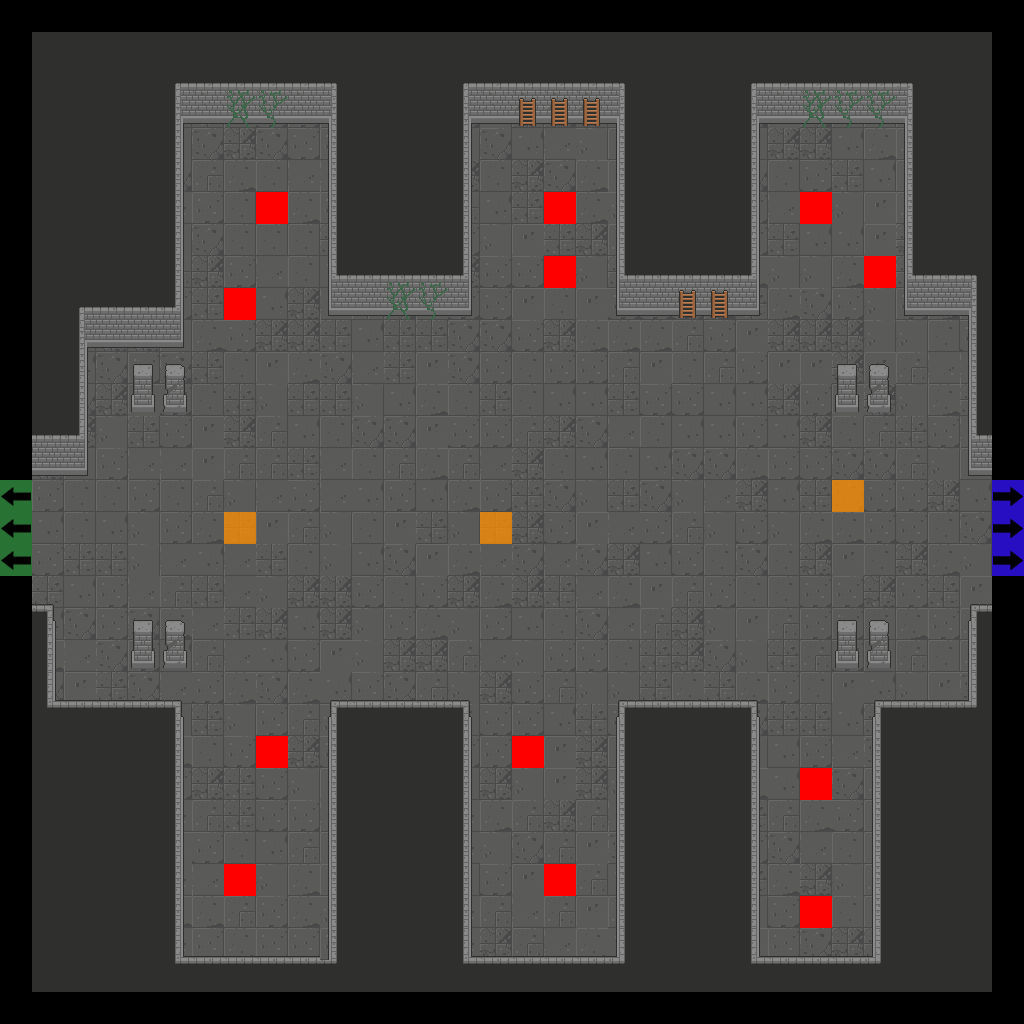

This is a level from a 2D game, rendered from its Tiled map with the project's own tilesets. A one-line summary and the map file follow, with tile-layer data summarised:
An orthogonal 32x32 tile map with 32x32 px tiles, 7 tile layers (Floor, Walls, Doors, Pillars, ...), 2 tilesets.

<map version="1.2" tiledversion="2019.04.18" orientation="orthogonal" renderorder="right-down" width="32" height="32" tilewidth="32" tileheight="32" infinite="0" nextlayerid="22" nextobjectid="1">
 <tileset firstgid="1" source="Dungeon_Tileset_2.tsx" />
 <tileset firstgid="321" source="flags.tsx" />
 <layer id="15" name="Floor" width="32" height="32">
  <data>[1024 cells, 900 non-empty, 12 distinct tile ids]</data>
 </layer>
 <layer id="16" name="Walls" width="32" height="32">
  <data>[1024 cells, 438 non-empty, 26 distinct tile ids]</data>
 </layer>
 <layer id="17" name="Doors" width="32" height="32">
  <data>[1024 cells, 0 non-empty, 0 distinct tile ids]</data>
 </layer>
 <layer id="18" name="Pillars" width="32" height="32">
  <data>[1024 cells, 16 non-empty, 4 distinct tile ids]</data>
 </layer>
 <layer id="19" name="Candles" width="32" height="32">
  <data>[1024 cells, 0 non-empty, 0 distinct tile ids]</data>
 </layer>
 <layer id="20" name="Debris" width="32" height="32">
  <data>[1024 cells, 19 non-empty, 5 distinct tile ids]</data>
 </layer>
 <layer id="21" name="Flags" width="32" height="32">
  <data>[1024 cells, 21 non-empty, 4 distinct tile ids]</data>
 </layer>
</map>
